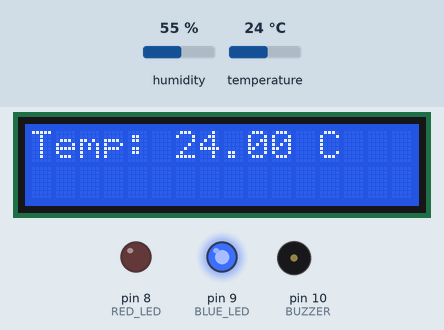
The sketch below on a simulated Arduino Uno, built with avr-gcc and run on an emulated ATmega328P. On the bench: 16×2 character LCD, output pins drawn as LEDs (lit = HIGH), buzzer (waves = sounding, pin HIGH). Inputs (shaded band) come from the test bench; at power-on: temperature 24 °C, humidity 55 %.

Above: at 3.2 s.
3.3 s: temperature set to 29.7 °C
At 4.7 s:
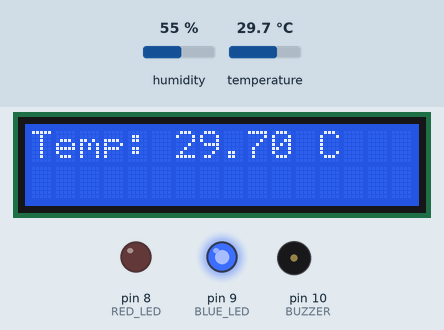
6.0 s: temperature set to 30.9 °C
At 7.0 s:
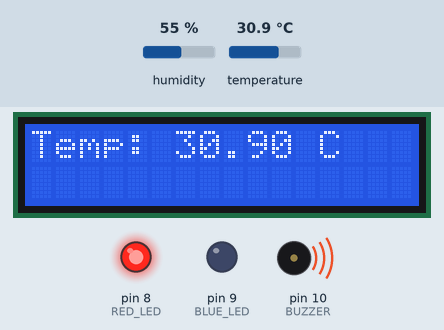
8.7 s: temperature set to 12 °C
At 10.5 s:
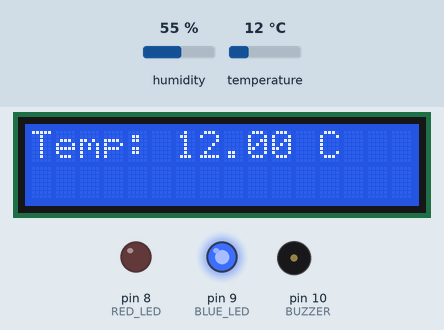
Timing chart, 0 to 12.0 s (numbered marks = the images above; inputs shaded):
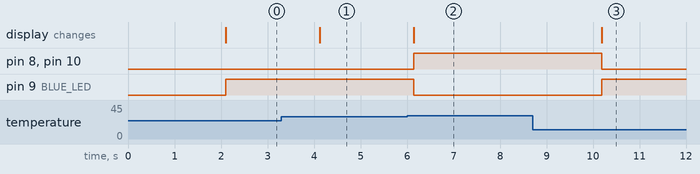

The sketch:

surveillance_temperature.ino
```cpp
#include <Wire.h>
#include <LiquidCrystal_I2C.h>
#include "DHT.h"

// Définition des broches
#define DHTPIN 2
#define DHTTYPE DHT22
#define RED_LED 8
#define BLUE_LED 9
#define BUZZER 10

// Initialisation des objets
DHT dht(DHTPIN, DHTTYPE);
LiquidCrystal_I2C lcd(0x27, 16, 2);  // Adresse I2C = 0x27 (changer si nécessaire)

void setup() {
  // Initialisation des composants
  dht.begin();
  lcd.init();
  lcd.backlight();

  pinMode(RED_LED, OUTPUT);
  pinMode(BLUE_LED, OUTPUT);
  pinMode(BUZZER, OUTPUT);

  lcd.setCursor(0, 0);
  lcd.print("Systeme Demarre...");
  delay(2000);
  lcd.clear();
}

void loop() {
  float temperature = dht.readTemperature();

  // Vérifie si le capteur répond
  if (isnan(temperature)) {
    lcd.setCursor(0, 0);
    lcd.print("Erreur capteur!");
    return;
  }

  // Affichage
  lcd.setCursor(0, 0);
  lcd.print("Temp: ");
  lcd.print(temperature);
  lcd.print(" C   "); // petits espaces pour effacer les anciennes valeurs

  // Gestion LED et buzzer
  if (temperature > 30.0) {
    digitalWrite(RED_LED, HIGH);
    digitalWrite(BLUE_LED, LOW);
    digitalWrite(BUZZER, HIGH);  // Alerte sonore
  } else {
    digitalWrite(RED_LED, LOW);
    digitalWrite(BLUE_LED, HIGH);
    digitalWrite(BUZZER, LOW);   // Silence
  }

  delay(2000);  // Pause de 2 secondes
}
```

Measured:
- the behaviour switches between 30 and 30.1 °C on temperature (found by bisection; images 1 and 2)
- after the input at 3.3 s, the display: changes after 0.83 s (image 1)
- after the input at 6.0 s, pin 8 (RED_LED), pin 10 (BUZZER): LOW → HIGH after 0.15 s; pin 9 (BLUE_LED): HIGH → LOW after 0.15 s; the display: changes after 0.15 s (image 2)
- after the input at 8.7 s, pin 8 (RED_LED), pin 10 (BUZZER): HIGH → LOW after 1.5 s; pin 9 (BLUE_LED): LOW → HIGH after 1.5 s; the display: changes after 1.5 s (image 3)
